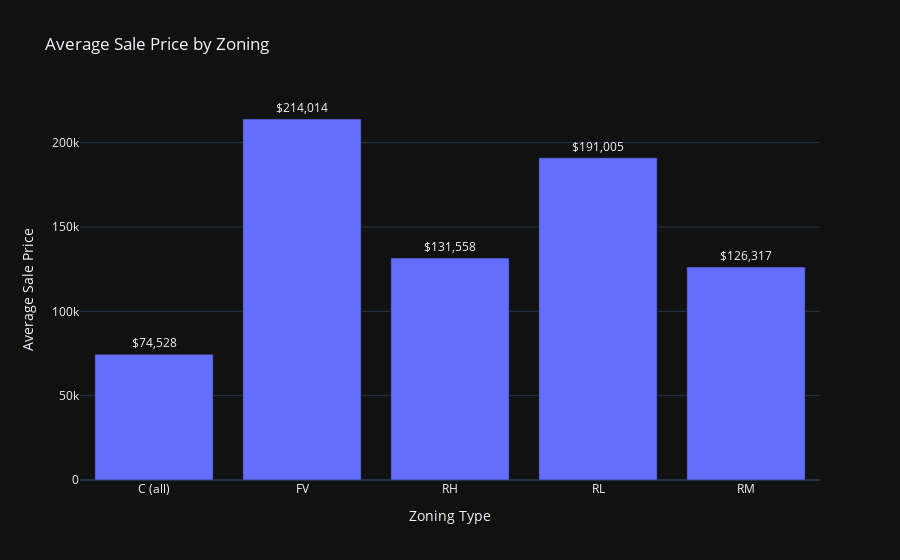

This figure's notebook cell:
### Code cell
# 2. Zoning Impact on Sale Price
zoning_prices = df.groupby('MSZoning')['SalePrice'].mean()
fig3 = px.bar(x=zoning_prices.index, y=zoning_prices.values,
              text=zoning_prices.values, template='plotly_dark',
              title='Average Sale Price by Zoning',
              labels={'x': 'Zoning Type', 'y': 'Average Sale Price'})
fig3.update_traces(texttemplate='$%{text:,.0f}', textposition='outside')

fig3.show()

### Figure 1 — Plotly figure (JSON) as saved in the notebook; plotly's stock layout.template omitted (floating-point values rounded to 4 significant figures)
{"data": [{"hovertemplate": "Zoning Type=%{x}<br>Average Sale Price=%{y}<br>text=%{text}<extra></extra>", "legendgroup": "", "marker": {"color": "#636efa", "pattern": {"shape": ""}}, "name": "", "orientation": "v", "showlegend": false, "text": [74530.0, 214000.0, 131600.0, 191000.0, 126300.0], "textposition": "outside", "texttemplate": "$%{text:,.0f}", "type": "bar", "x": ["C (all)", "FV", "RH", "RL", "RM"], "xaxis": "x", "y": [74530.0, 214000.0, 131600.0, 191000.0, 126300.0], "yaxis": "y"}], "layout": {"barmode": "relative", "legend": {"tracegroupgap": 0}, "title": {"text": "Average Sale Price by Zoning"}, "xaxis": {"anchor": "y", "domain": [0, 1], "title": {"text": "Zoning Type"}}, "yaxis": {"anchor": "x", "domain": [0, 1], "title": {"text": "Average Sale Price"}}}}
